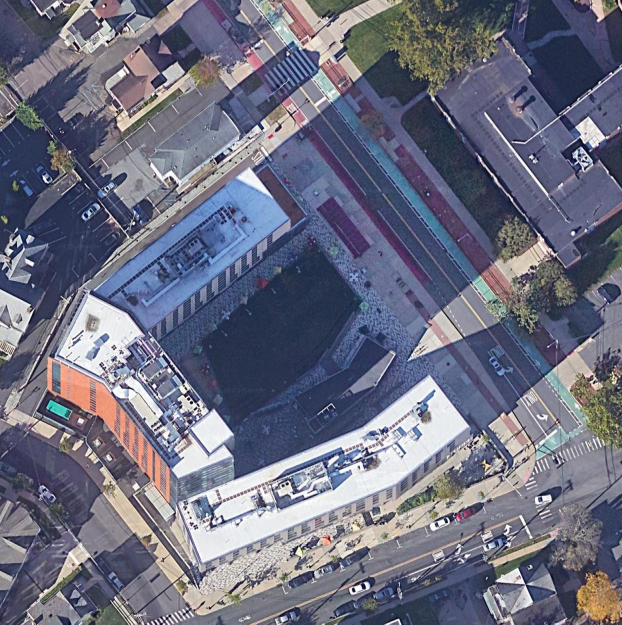
#> input picture src/input/rgb_extract/0_img_2 copy 2.png, 1244 x 1249 px (shown at 1/2 size); its folder holds 2 pictures in this run
$ python split_images.py 5 input/rgb_extract
#> lines starting #> are read from the running program, lines starting #| are printed output that depends on the picture
from PIL import Image
import numpy as np
import os
import sys
from datetime import datetime
import shutil


def create_directory(directory_path):
    if os.path.exists(directory_path) and os.path.isdir(directory_path):
        print(f"Directory '{directory_path}' already exists. Deleting and recreating it.")
        shutil.rmtree(directory_path)
    else:
        print(f"Creating directory '{directory_path}'.")

    os.makedirs(directory_path)
    print(f"Directory '{directory_path}' created successfully.")


def split_image(input_image_path, output_folder, n):
    """
    Split an image into N x N squares and save them in the output folder.
    """
#> called with input_image_path = 'src/input/rgb_extract/0_img_2 copy 2.png', output_folder = 'out/partitions/2026-11-20_21-50-21', n = 5

    file_name = os.path.basename(input_image_path)
    print("Splitting {file_name} into {n} x {n} tiles...".format(file_name=file_name, n=n))

    img = Image.open(input_image_path)
#> img is the input picture: PIL image 1244x1249 RGB; mean R, G, B 108.4, 110.2, 128.2
    img_width, img_height = img.size
#> img_width = 1244; img_height = 1249

    tile_width = img_width // n
#> tile_width = 248
    tile_height = img_height // n
#> tile_height = 249

    for i in range(0, n):
        for j in range(0, n):
            left = i * tile_width
            upper = j * tile_height
            right = left + tile_width
            lower = upper + tile_height

            img_cropped = img.crop((left, upper, right, lower))

            img_cropped.save(f"{output_folder}/{file_name}_tile_{i}_{j}.png")
#> this loop made 5 passes
#> pass 1, in split_image, `img_cropped.save(f"{output_folder}/{file_name}_tile_{i}_{j}.png")`:
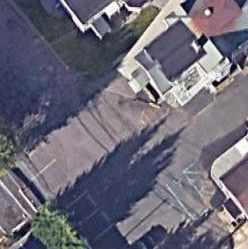
#> saved as 0_img_2 copy 2.png_tile_0_0.png: PIL image 248x249 RGB; mean R, G, B 108.4, 105.8, 118.7
#> pass 1, in split_image, `img_cropped.save(f"{output_folder}/{file_name}_tile_{i}_{j}.png")`:
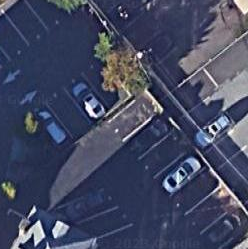
#> saved as 0_img_2 copy 2.png_tile_0_1.png: PIL image 248x249 RGB; mean R, G, B 66.4, 72.2, 96.9
#> pass 1, in split_image, `img_cropped.save(f"{output_folder}/{file_name}_tile_{i}_{j}.png")`:
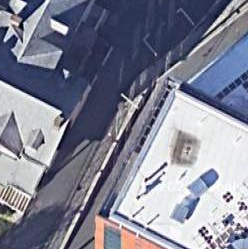
#> saved as 0_img_2 copy 2.png_tile_0_2.png: PIL image 248x249 RGB; mean R, G, B 129, 131.4, 148.1
#> pass 1, in split_image, `img_cropped.save(f"{output_folder}/{file_name}_tile_{i}_{j}.png")`:
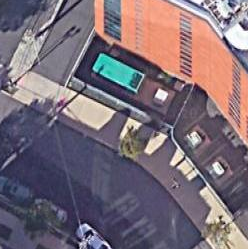
#> saved as 0_img_2 copy 2.png_tile_0_3.png: PIL image 248x249 RGB; mean R, G, B 121.6, 108.2, 118.4
#> after the loop:
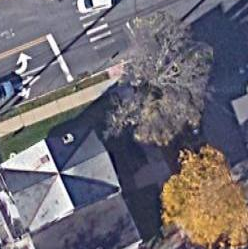
#> img_cropped: PIL image 248x249 RGB; mean R, G, B 111.7, 106.9, 115.1


def list_files_in_dir(dir_path):
    return [f for f in os.listdir(dir_path) if os.path.isfile(os.path.join(dir_path, f))]


if __name__ == '__main__':

    if len(sys.argv) < 3:
        print("Usage: python3 split_images.py <partitions> <input_dir>")
        sys.exit(1)

    if not os.path.isdir('out/partitions'):
        os.mkdir('out/partitions')

    batch_id = datetime.now().strftime('%Y-%m-%d_%H-%M-%S')
    batch_directory = os.path.join('out/partitions/', batch_id)
    os.mkdir(batch_directory)

    class_0_dir = os.mkdir(os.path.join(batch_directory, '0'))
    class_1_dir = os.mkdir(os.path.join(batch_directory, '1'))

    data = []
    labels = []

    partitions = int(sys.argv[1])
    input_dir = os.path.abspath(os.path.normpath(sys.argv[2]))

    candidate_images = list_files_in_dir(input_dir)

    for image_name in candidate_images:
        if image_name.endswith('.png') is False:
            continue

        # output_folder = os.path.join('out/partitions',
        #                              '{image_name}_partitions'.format(image_name=image_name))
        # create_directory(output_folder)

        res = split_image(os.path.join(input_dir, image_name), batch_directory, partitions)
